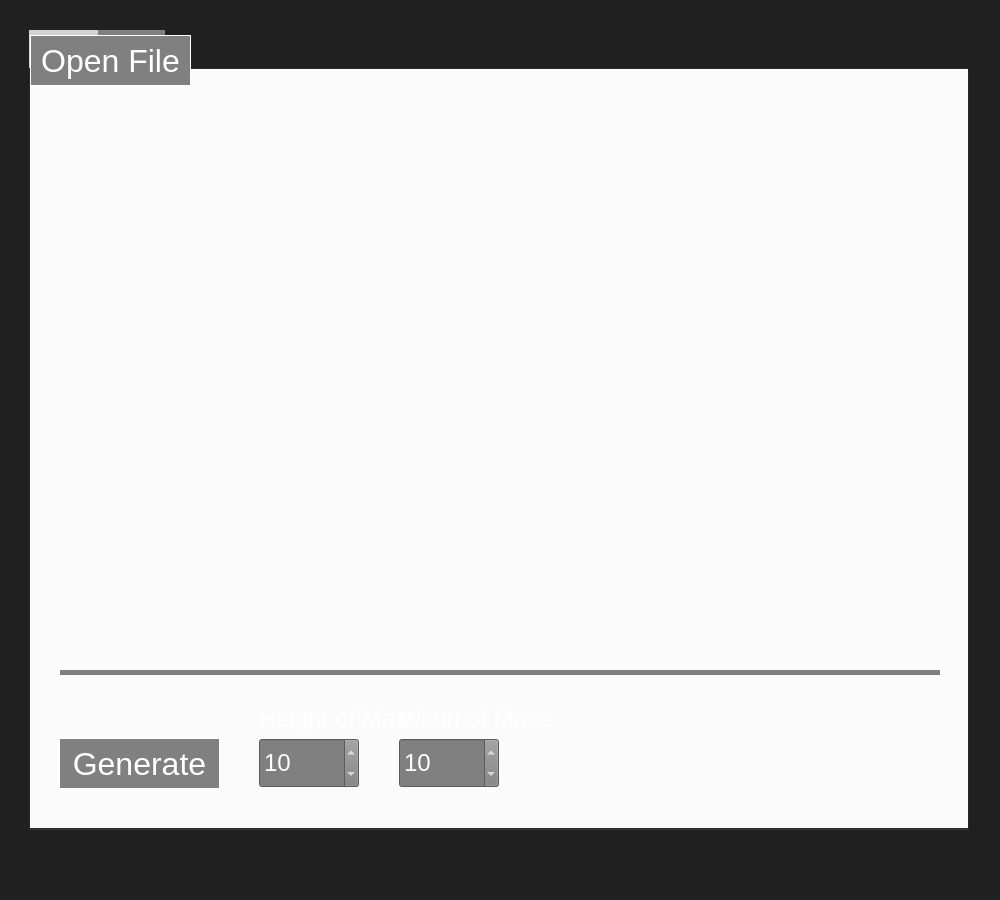
<?xml version="1.0" encoding="UTF-8"?>
<ui version="4.0">
 <class>MainWindow</class>
 <widget class="QMainWindow" name="MainWindow">
  <property name="geometry">
   <rect>
    <x>0</x>
    <y>0</y>
    <width>1000</width>
    <height>900</height>
   </rect>
  </property>
  <property name="minimumSize">
   <size>
    <width>1000</width>
    <height>900</height>
   </size>
  </property>
  <property name="maximumSize">
   <size>
    <width>1000</width>
    <height>900</height>
   </size>
  </property>
  <property name="windowTitle">
   <string>MainWindow</string>
  </property>
  <property name="autoFillBackground">
   <bool>false</bool>
  </property>
  <property name="styleSheet">
   <string notr="true">QMainWindow {
	background-color: #202020;
}</string>
  </property>
  <widget class="QWidget" name="centralwidget">
   <widget class="QPushButton" name="open_file">
    <property name="geometry">
     <rect>
      <x>30</x>
      <y>35</y>
      <width>161</width>
      <height>51</height>
     </rect>
    </property>
    <property name="font">
     <font>
      <pointsize>24</pointsize>
     </font>
    </property>
    <property name="styleSheet">
     <string notr="true">QPushButton {
	color: white;
	background-color: grey;
	border-style: outset;
    border-width: 0.5px;
	border-color: white;
}

QPushButton:pressed {
	color: black;
	background-color: white;
	border-style: outset;
     border-width: 0.5px;
	border-color: black;
}</string>
    </property>
    <property name="text">
     <string>Open File</string>
    </property>
   </widget>
   <widget class="QTabWidget" name="tabWidget">
    <property name="geometry">
     <rect>
      <x>29</x>
      <y>30</y>
      <width>940</width>
      <height>800</height>
     </rect>
    </property>
    <property name="font">
     <font>
      <pointsize>18</pointsize>
     </font>
    </property>
    <property name="styleSheet">
     <string notr="true">QTabWidget::pane {
  background: #383838;
}

QTabBar::tab {
  font-size: 18px;
  background: gray;
  color: white;
  padding: 5px;
 }

 QTabBar::tab:selected {
  color: black;
  background: lightgray;
 }</string>
    </property>
    <property name="currentIndex">
     <number>0</number>
    </property>
    <widget class="QWidget" name="maze">
     <property name="styleSheet">
      <string notr="true"/>
     </property>
     <attribute name="title">
      <string>Maze</string>
     </attribute>
     <widget class="QPushButton" name="generate_maze">
      <property name="enabled">
       <bool>true</bool>
      </property>
      <property name="geometry">
       <rect>
        <x>30</x>
        <y>670</y>
        <width>161</width>
        <height>51</height>
       </rect>
      </property>
      <property name="font">
       <font>
        <pointsize>24</pointsize>
       </font>
      </property>
      <property name="styleSheet">
       <string notr="true">QPushButton {
	color: white;
	background-color: grey;
	border-style: outset;
    border-width: 0.5px;
	border-color: white;
}

QPushButton:pressed {
	color: black;
	background-color: white;
	border-style: outset;
     border-width: 0.5px;
	border-color: black;
}</string>
      </property>
      <property name="text">
       <string>Generate</string>
      </property>
     </widget>
     <widget class="QLabel" name="name_height">
      <property name="geometry">
       <rect>
        <x>230</x>
        <y>635</y>
        <width>151</width>
        <height>31</height>
       </rect>
      </property>
      <property name="font">
       <font>
        <pointsize>18</pointsize>
       </font>
      </property>
      <property name="styleSheet">
       <string notr="true">QLabel {
	color: white;
}</string>
      </property>
      <property name="text">
       <string>Height of Maze</string>
      </property>
     </widget>
     <widget class="QSpinBox" name="height_maze">
      <property name="geometry">
       <rect>
        <x>230</x>
        <y>670</y>
        <width>100</width>
        <height>50</height>
       </rect>
      </property>
      <property name="font">
       <font>
        <pointsize>18</pointsize>
       </font>
      </property>
      <property name="styleSheet">
       <string notr="true">QSpinBox {
	color: white;
	background-color: grey;
}</string>
      </property>
      <property name="minimum">
       <number>1</number>
      </property>
      <property name="maximum">
       <number>50</number>
      </property>
      <property name="singleStep">
       <number>1</number>
      </property>
      <property name="value">
       <number>10</number>
      </property>
      <property name="displayIntegerBase">
       <number>10</number>
      </property>
     </widget>
     <widget class="QLabel" name="name_width">
      <property name="geometry">
       <rect>
        <x>370</x>
        <y>635</y>
        <width>151</width>
        <height>31</height>
       </rect>
      </property>
      <property name="font">
       <font>
        <pointsize>18</pointsize>
       </font>
      </property>
      <property name="styleSheet">
       <string notr="true">QLabel {
	color: white;
}</string>
      </property>
      <property name="text">
       <string>Width of Maze</string>
      </property>
     </widget>
     <widget class="QSpinBox" name="width_maze">
      <property name="geometry">
       <rect>
        <x>370</x>
        <y>670</y>
        <width>100</width>
        <height>50</height>
       </rect>
      </property>
      <property name="font">
       <font>
        <pointsize>18</pointsize>
       </font>
      </property>
      <property name="styleSheet">
       <string notr="true">QSpinBox {
	color: white;
	background-color: grey;
}</string>
      </property>
      <property name="minimum">
       <number>1</number>
      </property>
      <property name="maximum">
       <number>50</number>
      </property>
      <property name="singleStep">
       <number>1</number>
      </property>
      <property name="value">
       <number>10</number>
      </property>
     </widget>
    </widget>
    <widget class="QWidget" name="cave">
     <property name="styleSheet">
      <string notr="true"/>
     </property>
     <attribute name="title">
      <string>Cave</string>
     </attribute>
     <widget class="QPushButton" name="auto_mode">
      <property name="enabled">
       <bool>true</bool>
      </property>
      <property name="geometry">
       <rect>
        <x>30</x>
        <y>675</y>
        <width>161</width>
        <height>51</height>
       </rect>
      </property>
      <property name="font">
       <font>
        <pointsize>24</pointsize>
       </font>
      </property>
      <property name="styleSheet">
       <string notr="true">QPushButton {
	color: white;
	background-color: grey;
	border-style: outset;
    border-width: 0.5px;
	border-color: white;
}</string>
      </property>
      <property name="text">
       <string>Auto mode</string>
      </property>
     </widget>
     <widget class="QLabel" name="name_lim2">
      <property name="geometry">
       <rect>
        <x>610</x>
        <y>640</y>
        <width>151</width>
        <height>31</height>
       </rect>
      </property>
      <property name="font">
       <font>
        <pointsize>18</pointsize>
       </font>
      </property>
      <property name="styleSheet">
       <string notr="true">QLabel {
	color: white;
}</string>
      </property>
      <property name="text">
       <string>Limit of Birth</string>
      </property>
     </widget>
     <widget class="QSpinBox" name="limit_death">
      <property name="geometry">
       <rect>
        <x>750</x>
        <y>670</y>
        <width>100</width>
        <height>50</height>
       </rect>
      </property>
      <property name="font">
       <font>
        <pointsize>18</pointsize>
       </font>
      </property>
      <property name="styleSheet">
       <string notr="true">QSpinBox {
	color: white;
	background-color: grey;
}</string>
      </property>
      <property name="maximum">
       <number>7</number>
      </property>
      <property name="singleStep">
       <number>1</number>
      </property>
      <property name="value">
       <number>3</number>
      </property>
     </widget>
     <widget class="QLabel" name="name_lim1">
      <property name="geometry">
       <rect>
        <x>750</x>
        <y>640</y>
        <width>151</width>
        <height>31</height>
       </rect>
      </property>
      <property name="font">
       <font>
        <pointsize>18</pointsize>
       </font>
      </property>
      <property name="styleSheet">
       <string notr="true">QLabel {
	color: white;
}</string>
      </property>
      <property name="text">
       <string>Limit of Death</string>
      </property>
     </widget>
     <widget class="QDoubleSpinBox" name="for_auto_timer">
      <property name="geometry">
       <rect>
        <x>30</x>
        <y>625</y>
        <width>161</width>
        <height>41</height>
       </rect>
      </property>
      <property name="font">
       <font>
        <pointsize>18</pointsize>
       </font>
      </property>
      <property name="styleSheet">
       <string notr="true">QDoubleSpinBox {
	color: white;
	background-color: grey;
}</string>
      </property>
      <property name="minimum">
       <double>0.000000000000000</double>
      </property>
      <property name="maximum">
       <double>50000.000000000000000</double>
      </property>
      <property name="value">
       <double>3000.000000000000000</double>
      </property>
     </widget>
     <widget class="QPushButton" name="next_step">
      <property name="geometry">
       <rect>
        <x>210</x>
        <y>675</y>
        <width>161</width>
        <height>51</height>
       </rect>
      </property>
      <property name="font">
       <font>
        <pointsize>24</pointsize>
       </font>
      </property>
      <property name="styleSheet">
       <string notr="true">QPushButton {
	color: white;
	background-color: grey;
	border-style: outset;
    border-width: 0.5px;
	border-color: white;
}

QPushButton:pressed {
	color: black;
	background-color: white;
	border-style: outset;
     border-width: 0.5px;
	border-color: black;
}</string>
      </property>
      <property name="text">
       <string>Next step</string>
      </property>
     </widget>
     <widget class="QSpinBox" name="limit_birth">
      <property name="geometry">
       <rect>
        <x>610</x>
        <y>670</y>
        <width>100</width>
        <height>50</height>
       </rect>
      </property>
      <property name="font">
       <font>
        <pointsize>18</pointsize>
       </font>
      </property>
      <property name="styleSheet">
       <string notr="true">QSpinBox {
	color: white;
	background-color: grey;
}</string>
      </property>
      <property name="maximum">
       <number>7</number>
      </property>
      <property name="value">
       <number>4</number>
      </property>
     </widget>
    </widget>
   </widget>
   <widget class="Widget" name="area" native="true">
    <property name="geometry">
     <rect>
      <x>250</x>
      <y>120</y>
      <width>500</width>
      <height>500</height>
     </rect>
    </property>
   </widget>
   <widget class="QWidget" name="widget" native="true">
    <property name="geometry">
     <rect>
      <x>60</x>
      <y>670</y>
      <width>880</width>
      <height>5</height>
     </rect>
    </property>
    <property name="styleSheet">
     <string notr="true">QWidget {
	background-color: grey;
}</string>
    </property>
   </widget>
   <zorder>tabWidget</zorder>
   <zorder>open_file</zorder>
   <zorder>area</zorder>
   <zorder>widget</zorder>
  </widget>
 </widget>
 <customwidgets>
  <customwidget>
   <class>Widget</class>
   <extends>QWidget</extends>
   <header location="global">widget.h</header>
   <container>1</container>
  </customwidget>
 </customwidgets>
 <resources/>
 <connections/>
</ui>
